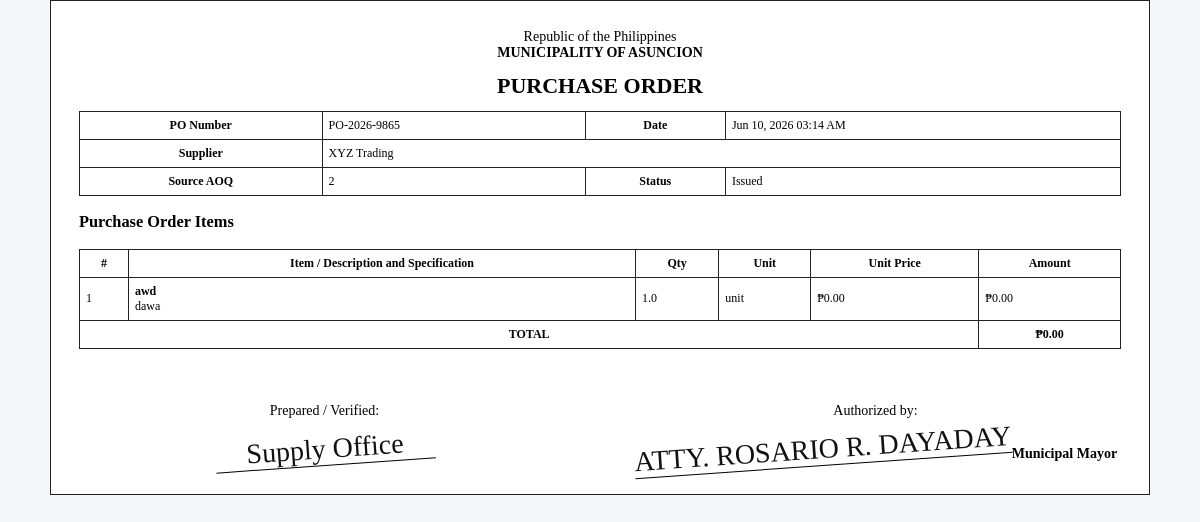
Page /po/2/print (signed in) on the committed database.
### tables this page shows
CREATE TABLE po(id integer primary key, no text, aoq_id integer, supplier text, status text, created_at text, items text, total real);

### app.py (the view)
@app.route('/po/<int:id>/print')
def po_print(id):
    row=q('select * from po where id=?',(id,),one=True); items=parse_items(row['items'])
    return render_template('print_po.html', row=row, items=items, sig=SIGNATORIES, title='Print PO')

### app.py (called while the page is built)
def conn():
    con = sqlite3.connect(DB_PATH)
    con.row_factory = sqlite3.Row
    return con

def q(sql, params=(), one=False):
    con = conn(); cur = con.execute(sql, params); rows = cur.fetchall(); con.close(); return rows[0] if one and rows else rows

def to_float(v):
    try:
        if v is None or v == '':
            return 0.0
        if isinstance(v, (int, float)):
            return float(v)
        cleaned = str(v).replace('₱', '').replace(',', '').strip()
        return float(cleaned or 0)
    except Exception:
        return 0.0

def money(v):
    return '₱{:,.2f}'.format(to_float(v))

def parse_items(items_json):
    try: return json.loads(items_json or '[]')
    except: return []

@app.before_request
def ensure():
    global _DATABASE_READY
    if not _DATABASE_READY:
        init_db()
        _DATABASE_READY = True
    allowed = {'login', 'static'}
    if request.endpoint in allowed:
        return None
    if not session.get('logged_in'):
        return redirect(url_for('login'))
    return None

@app.after_request
def add_no_cache_headers(response):
    response.headers['Cache-Control'] = 'no-store, no-cache, must-revalidate, max-age=0'
    response.headers['Pragma'] = 'no-cache'
    response.headers['Expires'] = '0'
    return response

### templates/print_po.html
<!doctype html><html><head><meta charset="utf-8"><title>{{row.no}}</title><link rel="stylesheet" href="{{url_for('static',filename='css/style.css')}}"></head><body><div class="print-page">
<div class="print-head"><div>Republic of the Philippines</div><b>MUNICIPALITY OF ASUNCION</b><h1>PURCHASE ORDER</h1></div>
<table class="print-table"><tr><th>PO Number</th><td>{{row.no}}</td><th>Date</th><td>{{row.created_at}}</td></tr><tr><th>Supplier</th><td colspan="3">{{row.supplier}}</td></tr><tr><th>Source AOQ</th><td>{{row.aoq_id}}</td><th>Status</th><td>{{row.status}}</td></tr></table>
<h3>Purchase Order Items</h3><table class="print-table"><tr><th>#</th><th>Item / Description and Specification</th><th>Qty</th><th>Unit</th><th>Unit Price</th><th>Amount</th></tr>{% for i in items %}<tr><td>{{loop.index}}</td><td><b>{{i.get('item') or 'Item'}}</b><br>{{i.get('description') or ''}}</td><td>{{i.get('qty') or 1}}</td><td>{{i.get('unit') or 'unit'}}</td><td>{{(i.get('unit_cost') or 0)|money}}</td><td>{{(i.get('amount') or 0)|money}}</td></tr>{% endfor %}<tr><th colspan="5">TOTAL</th><th>{{row.total|money}}</th></tr></table>
<div class="sign-grid"><div class="sign"><p>Prepared / Verified:</p><div class="esign">Supply Office</div></div><div class="sign"><p>Authorized by:</p><div class="esign">{{sig.po_authorized[0]}}</div><b>{{sig.po_authorized[1]}}</b></div></div>
</div><script>window.print()</script></body></html>

### static/css/style.css (style rules this page uses)
:root { --green: #0f6b3a; --green2: #0b4f2b; --green3: #e9f7ef; --line: #e4e7ec; --muted: #667085; --text: #152238; --bg: #f5f7fa; --red: #dc3545; --orange: #f59e0b; --blue: #2563eb; --purple: #6d28d9 }
* { box-sizing: border-box }
body { margin: 0; font-family: Inter, Segoe UI, Arial, sans-serif; background: var(--bg); color: var(--text); font-size: 14px }
.print-page { background: #fff; max-width: 1100px; margin: 0 auto; border: 1px solid #222; padding: 28px; font-family: Times New Roman, serif; color: #000 }
.print-head { text-align: center }
.print-head h1 { font-size: 22px; margin: 12px 0 }
.print-table { width: 100%; border-collapse: collapse; font-size: 12px }
.print-table th, .print-table td { border: 1px solid #222; padding: 6px }
.sign-grid { display: grid; grid-template-columns: 1fr 1fr; gap: 60px; margin-top: 40px }
.sign { text-align: center }
.esign { display: inline-block; font-family: cursive; font-size: 28px; transform: rotate(-4deg); border-bottom: 1px solid #000; min-width: 220px; color: #111 }

### rows in the picture
po: no "PO-2026-9865", created_at "Jun 10, 2026 03:14 AM", supplier "XYZ Trading", aoq_id "2", status "Issued", total "₱0.00"

### other values in the picture
{{ i.get('item') or 'Item' }} "awd"
{{ i.get('description') or '' }} "dawa"
{{ i.get('qty') or 1 }} "1.0"
{{ i.get('unit') or 'unit' }} "unit"
{{ (i.get('unit_cost') or 0)|money }} "₱0.00"
{{ (i.get('amount') or 0)|money }} "₱0.00"
{{ sig.po_authorized[0] }} "ATTY. ROSARIO R. DAYADAY"
{{ sig.po_authorized[1] }} "Municipal Mayor"
